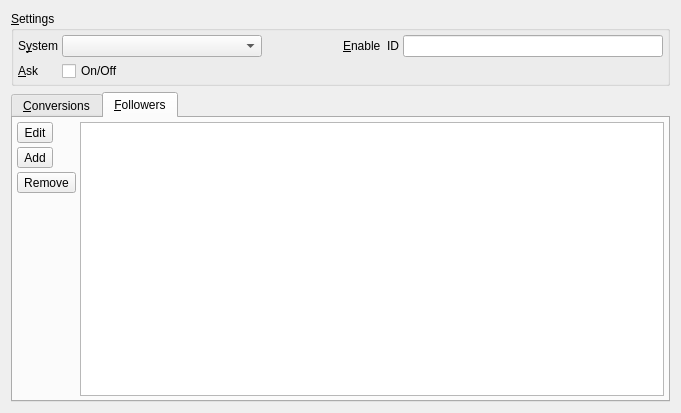
<?xml version="1.0" encoding="UTF-8"?>
<ui version="4.0">
 <class>sf::UnitConversionPropertyPage</class>
 <widget class="sf::PropertyPage" name="sf::UnitConversionPropertyPage">
  <property name="geometry">
   <rect>
    <x>0</x>
    <y>0</y>
    <width>681</width>
    <height>413</height>
   </rect>
  </property>
  <property name="windowTitle">
   <string>UnitConversionPropertyPage</string>
  </property>
  <layout class="QVBoxLayout" name="verticalLayout_2" stretch="0,1">
   <item>
    <widget class="QGroupBox" name="groupBox">
     <property name="title">
      <string>&amp;Settings</string>
     </property>
     <layout class="QHBoxLayout" name="horizontalLayout_2" stretch="1,1">
      <property name="spacing">
       <number>4</number>
      </property>
      <property name="leftMargin">
       <number>4</number>
      </property>
      <property name="topMargin">
       <number>4</number>
      </property>
      <property name="rightMargin">
       <number>4</number>
      </property>
      <property name="bottomMargin">
       <number>2</number>
      </property>
      <item>
       <layout class="QFormLayout" name="formLayout1">
        <item row="0" column="0">
         <widget class="QLabel" name="lblSystem">
          <property name="toolTip">
           <string>Select the unit system for the application.</string>
          </property>
          <property name="text">
           <string>S&amp;ystem</string>
          </property>
          <property name="buddy">
           <cstring>cbSystem</cstring>
          </property>
         </widget>
        </item>
        <item row="0" column="1">
         <widget class="QComboBox" name="cbSystem">
          <property name="maximumSize">
           <size>
            <width>200</width>
            <height>16777215</height>
           </size>
          </property>
         </widget>
        </item>
        <item row="1" column="0">
         <widget class="QLabel" name="lblAsk">
          <property name="toolTip">
           <string>When enabled a dialog  pops up when missing an entry.</string>
          </property>
          <property name="text">
           <string>&amp;Ask</string>
          </property>
          <property name="buddy">
           <cstring>cbAsk</cstring>
          </property>
         </widget>
        </item>
        <item row="1" column="1">
         <widget class="QCheckBox" name="cbAsk">
          <property name="text">
           <string>On/Off</string>
          </property>
         </widget>
        </item>
       </layout>
      </item>
      <item>
       <layout class="QFormLayout" name="formLayout2">
        <item row="0" column="0">
         <widget class="QLabel" name="lblEnableId">
          <property name="toolTip">
           <string>Enable or disable the unit conversion using a variable.</string>
          </property>
          <property name="text">
           <string>&amp;Enable  ID</string>
          </property>
          <property name="buddy">
           <cstring>iieEnableId</cstring>
          </property>
         </widget>
        </item>
        <item row="0" column="1">
         <widget class="sf::InformationIdEdit" name="iieEnableId">
          <property name="toolTip">
           <string>Information ID select edit.</string>
          </property>
          <property name="whatsThis">
           <string>Information ID select edit with ID select dialog.</string>
          </property>
         </widget>
        </item>
       </layout>
      </item>
     </layout>
    </widget>
   </item>
   <item>
    <widget class="QTabWidget" name="tabWidget">
     <property name="currentIndex">
      <number>1</number>
     </property>
     <property name="tabBarAutoHide">
      <bool>true</bool>
     </property>
     <widget class="QWidget" name="tabConversions">
      <property name="statusTip">
       <string>Static unit conversions.</string>
      </property>
      <attribute name="title">
       <string>&amp;Conversions</string>
      </attribute>
      <layout class="QHBoxLayout" name="horizontalLayout_3">
       <property name="spacing">
        <number>4</number>
       </property>
       <property name="leftMargin">
        <number>4</number>
       </property>
       <property name="topMargin">
        <number>4</number>
       </property>
       <property name="rightMargin">
        <number>4</number>
       </property>
       <property name="bottomMargin">
        <number>4</number>
       </property>
       <item>
        <layout class="QVBoxLayout" name="verticalLayoutTab1">
         <property name="spacing">
          <number>4</number>
         </property>
         <property name="leftMargin">
          <number>0</number>
         </property>
         <property name="topMargin">
          <number>0</number>
         </property>
         <property name="rightMargin">
          <number>0</number>
         </property>
         <property name="bottomMargin">
          <number>0</number>
         </property>
         <item>
          <widget class="QToolButton" name="tbEditConversion">
           <property name="text">
            <string>Edit</string>
           </property>
          </widget>
         </item>
         <item>
          <widget class="QToolButton" name="tbAddConversion">
           <property name="text">
            <string>Add</string>
           </property>
          </widget>
         </item>
         <item>
          <widget class="QToolButton" name="tbRemoveConversion">
           <property name="text">
            <string>Remove</string>
           </property>
          </widget>
         </item>
         <item>
          <spacer name="verticalSpacer1">
           <property name="orientation">
            <enum>Qt::Orientation::Vertical</enum>
           </property>
           <property name="sizeHint" stdset="0">
            <size>
             <width>20</width>
             <height>40</height>
            </size>
           </property>
          </spacer>
         </item>
        </layout>
       </item>
       <item>
        <widget class="QTreeView" name="tvConversions">
         <property name="contextMenuPolicy">
          <enum>Qt::ContextMenuPolicy::ActionsContextMenu</enum>
         </property>
         <property name="alternatingRowColors">
          <bool>true</bool>
         </property>
         <property name="indentation">
          <number>0</number>
         </property>
        </widget>
       </item>
      </layout>
     </widget>
     <widget class="QWidget" name="tabFollowers">
      <property name="statusTip">
       <string>Dynamic unit conversion.</string>
      </property>
      <attribute name="title">
       <string>&amp;Followers</string>
      </attribute>
      <layout class="QHBoxLayout" name="horizontalLayout">
       <property name="spacing">
        <number>4</number>
       </property>
       <property name="leftMargin">
        <number>4</number>
       </property>
       <property name="topMargin">
        <number>4</number>
       </property>
       <property name="rightMargin">
        <number>4</number>
       </property>
       <property name="bottomMargin">
        <number>4</number>
       </property>
       <item>
        <layout class="QVBoxLayout" name="verticalLayoutTab2">
         <property name="spacing">
          <number>4</number>
         </property>
         <property name="leftMargin">
          <number>0</number>
         </property>
         <property name="topMargin">
          <number>0</number>
         </property>
         <property name="rightMargin">
          <number>0</number>
         </property>
         <property name="bottomMargin">
          <number>0</number>
         </property>
         <item>
          <widget class="QToolButton" name="tbEditFollower">
           <property name="text">
            <string>Edit</string>
           </property>
          </widget>
         </item>
         <item>
          <widget class="QToolButton" name="tbAddFollower">
           <property name="text">
            <string>Add</string>
           </property>
          </widget>
         </item>
         <item>
          <widget class="QToolButton" name="tbRemoveFollower">
           <property name="text">
            <string>Remove</string>
           </property>
          </widget>
         </item>
         <item>
          <spacer name="verticalSpacer2">
           <property name="orientation">
            <enum>Qt::Orientation::Vertical</enum>
           </property>
           <property name="sizeHint" stdset="0">
            <size>
             <width>20</width>
             <height>40</height>
            </size>
           </property>
          </spacer>
         </item>
        </layout>
       </item>
       <item>
        <widget class="QTreeView" name="tvFollowers">
         <property name="contextMenuPolicy">
          <enum>Qt::ContextMenuPolicy::ActionsContextMenu</enum>
         </property>
         <property name="alternatingRowColors">
          <bool>true</bool>
         </property>
         <property name="indentation">
          <number>0</number>
         </property>
        </widget>
       </item>
      </layout>
     </widget>
    </widget>
   </item>
  </layout>
 </widget>
 <customwidgets>
  <customwidget>
   <class>sf::InformationIdEdit</class>
   <extends>QLineEdit</extends>
   <header>gii/qt/InformationIdEdit.h</header>
  </customwidget>
  <customwidget>
   <class>sf::PropertyPage</class>
   <extends>QWidget</extends>
   <header>misc/qt/PropertyPage.h</header>
   <container>1</container>
  </customwidget>
 </customwidgets>
 <tabstops>
  <tabstop>cbSystem</tabstop>
  <tabstop>cbAsk</tabstop>
  <tabstop>tabWidget</tabstop>
  <tabstop>tbAddConversion</tabstop>
  <tabstop>tvConversions</tabstop>
  <tabstop>tbRemoveConversion</tabstop>
  <tabstop>tbAddFollower</tabstop>
  <tabstop>tvFollowers</tabstop>
  <tabstop>tbRemoveFollower</tabstop>
 </tabstops>
 <resources/>
 <connections/>
</ui>
